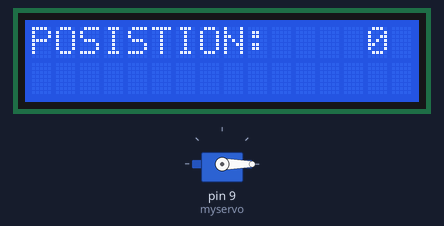
Simulated run of this sketch. Board: Arduino Uno, built with avr-gcc and run on an emulated ATmega328P. Shown: 16×2 character LCD, servo.

Above: at 0.1 s.
At 1.1 s:
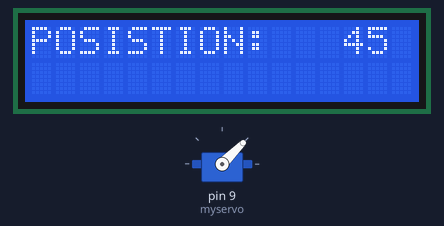
At 2.1 s:
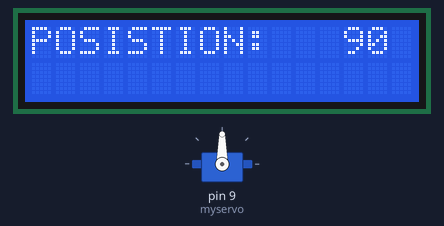
At 4.1 s:
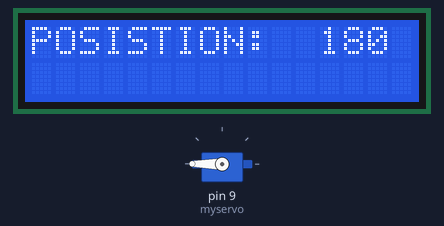
Timing chart, 0 to 130.0 s (numbered marks = the images above):
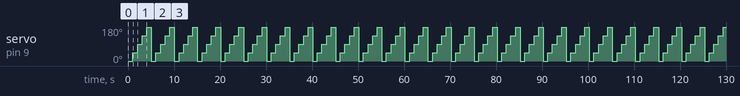

Measured:
- by itself, servo on pin 9 (myservo): repeats every 5.0 s: 90° 1.0 s, 135° 1.0 s, 180° 1.0 s, 0° 1.0 s, 45° 1.0 s
- what the display in image 1 shows lasts 1.0 s, from 1.1 s to 2.1 s

The sketch:

servo.ino
```cpp
#include <Servo.h>
#include <LiquidCrystal.h>

LiquidCrystal lcd(7, 6, 5, 4, 3, 2);

Servo myservo; // create servo object to control a servo
// twelve servo objects can be created on most boards
int pos = 0;

void setup()
{
  // set up the LCD's number of columns and rows:
  lcd.begin(16, 2);
  lcd.display();

  myservo.attach(9);
}

void loop()
{
  moveServo(0);

  moveServo(45);

  moveServo(90);

  moveServo(135);

  moveServo(180);
}

void moveServo(int pos)
{
  lcd.setCursor(0,0);
  char buf[256];
  sprintf(buf,"POSISTION: %4d", pos);
  lcd.print(buf);
  myservo.write(pos);
  delay(1000);
}
```
